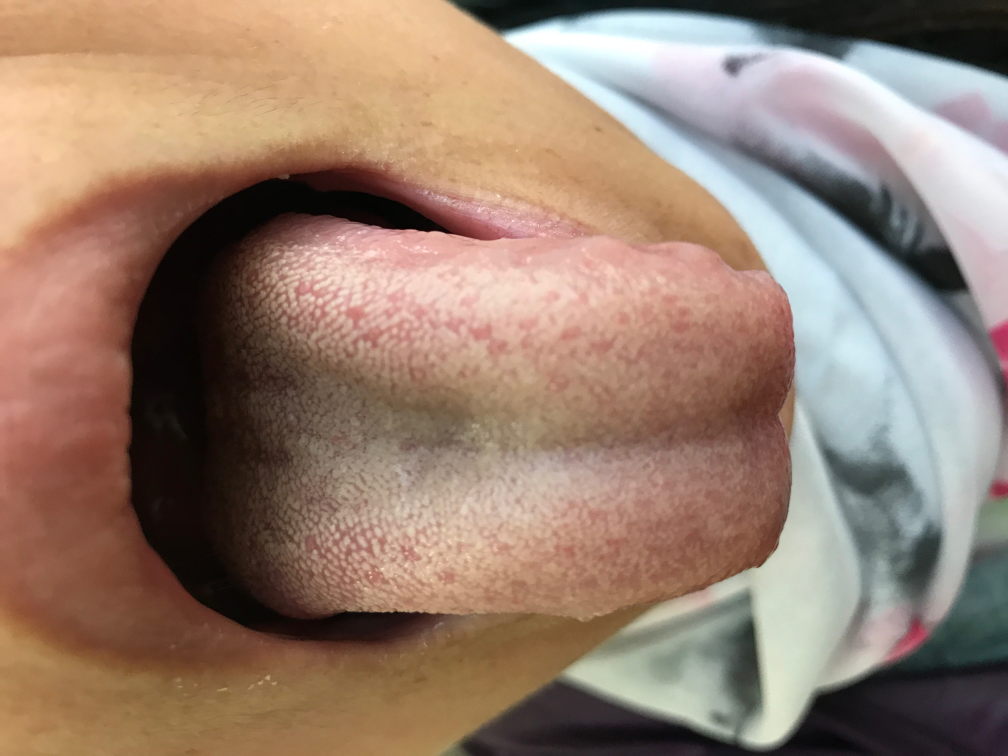
#> input picture web/imgs/0269常-黄-有2017111504.JPG, 4032 x 3024 px, given as the content of the folder ../data/, which was not available (shown at 1/4 size)
$ python dataPreprocess.py   (older library calls are emulated)
#> lines starting #> are read from the running program, lines starting #| are printed output that depends on the picture; pictures that were not available may be replaced by others from this repository, and a replacement may not be noted
### src/util.py
#!/usr/bin/env python
# -*- coding:utf-8 -*-

import numpy as np
import os.path
import subprocess
import os
import shutil
from scipy import misc
import time
import sys

n = '\n'
t = '\t'


def updateDir(dir):
    if os.path.exists(dir):
        shutil.rmtree(dir)
    time.sleep(0.5)
    os.mkdir(dir)


def removeFile(file):
    if os.path.exists(file):
        os.remove(file)


# [10 lines left out: functions url_download, dictGet, not called in this run]


def asyncShellCommand(command, log):
    subprocess.call('nohup ' + command + '>' + log + ' &', shell=True)


# [19 lines left out: functions dict2file, appendSystemPath, showImage, not called in this run]


def getImageMatrix(path):
    import matplotlib.image
    from PIL import Image
    x = matplotlib.image.imread(path)
#> x is the input picture: shape (3024, 4032, 3); mean R, G, B 152, 127.9, 112.3
    if x.shape[2]==4:   # 4 channels
        x = Image.open(path).convert("RGB")
        x = np.asarray(x, dtype=np.float32)
    return x

def matrix2image(m,path):
    misc.imsave(path, m)

# [15 lines left out: functions file2str, countOccurence, not called in this run]


def sortDict(dic):
    return [(k, dic[k]) for k in sorted(dic, key=dic.get)]


# [18 lines left out: functions file2set, list2file, not called in this run]


def file2list(path):
    read = open(path , encoding='utf-8')
    return [x.replace('\n', '').replace('\r', '') for x in read.readlines()]


# [6 lines left out: function str2file, not called in this run]


def getMatrix(rowNum, colNum):
    return [[0 for col in range(colNum)] for row in range(rowNum)]


# [17 lines left out: function command_run, not called in this run]


def list2str(list):
    return '[' + ','.join([str(e) for e in list]) + ']'


# [32 lines left out: functions sendEmail, getRandomInt, getHtmlSrc, not called in this run]

### src/dataPreprocess.py
# -*- coding: utf-8 -*-

from scipy import misc
from scipy import ndimage
import numpy as np
import util
import os


oriDir = '../data/'
tgtDir = '../processedData/'
imgLength = 512
compressRatio = 0.2
compressLen = int(imgLength * compressRatio)


def flipImageMatrix(img):
    flipped_img = np.ndarray(img.shape, dtype='uint8')
    flipped_img[:, :, 0] = np.fliplr(img[:, :, 0])
    flipped_img[:, :, 1] = np.fliplr(img[:, :, 1])
    flipped_img[:, :, 2] = np.fliplr(img[:, :, 2])
    return flipped_img


# [9 lines left out: function filterOnePic, not called in this run]


def preprocessImgMatrix(x):
    r_img = misc.imresize(x, [imgLength, imgLength], interp='nearest')
    r_img = r_img[compressLen:imgLength - compressLen,
                  compressLen:imgLength - compressLen]
#> r_img: shape (308, 308, 3)
    return r_img


labelTransDict = {'常': 'chang',
                  '黄': 'huang',
                  '红': 'hong',
                  '有': 'you',
                  '无': 'wu',
                  '紫': 'zi',
                  '白': 'bai'}


def transferLabel(label):
#> called with label = '常-黄-有'
    labels = label.split('-')
    for i in range(len(labels)):
        labels[i] = labelTransDict[labels[i]]
    return '-'.join(labels)


def augment(x, img_name):
    i = img_name.index('-')
    rimg = preprocessImgMatrix(x)
    label = img_name[i - 1:i + 4]
    label = transferLabel(label)
    # filterOnePic(rimg)  # 过滤
    for rotateIndex in range(4):
        misc.imsave(tgtDir + label + '-' + img_name[:i - 1] + '-' + str(rotateIndex) + '.jpg', rimg)
        misc.imsave(tgtDir + label + '-' + img_name[:i - 1] + '-r' + str(rotateIndex) + '.jpg',
                    flipImageMatrix(rimg))  # 镜像
        rimg = ndimage.rotate(rimg, 90)  # 翻转
#> this loop made 4 passes
#> pass 1, in augment, `misc.imsave(tgtDir + label + '-' + img_name[:i - 1] + '-r' + str(rotat..`:
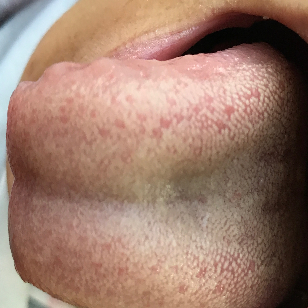
#> saved as chang-huang-you-0269-r0.jpg: PIL image 308x308 RGB; mean R, G, B 156.8, 124.3, 108.7


def processData():
    util.updateDir(tgtDir)
    for fn in os.listdir(oriDir):
        for imgName in os.listdir(oriDir + fn):
            imgPath = oriDir + fn + '/' + imgName
            print('processing' + imgPath)
            try:
                x = util.getImageMatrix(imgPath)
            except Exception as e:
                print('----ERROR----')
                continue
            augment(x, imgName)
            augment(ndimage.rotate(x, 45, reshape=False), '45_' + imgName)
#> in preprocessImgMatrix (call 2), `r_img = misc.imresize(x, [imgLength, imgLength], interp='nearest')`:
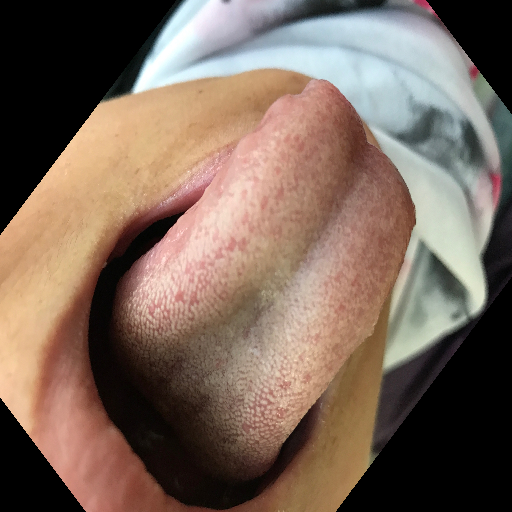
#> r_img: shape (512, 512, 3); mean of channels 0, 1, 2 124.2, 104.5, 91.7; drawn as R, G, B
#> in preprocessImgMatrix (call 2), `r_img = misc.imresize(x, [imgLength, imgLength], interp='nearest')`:
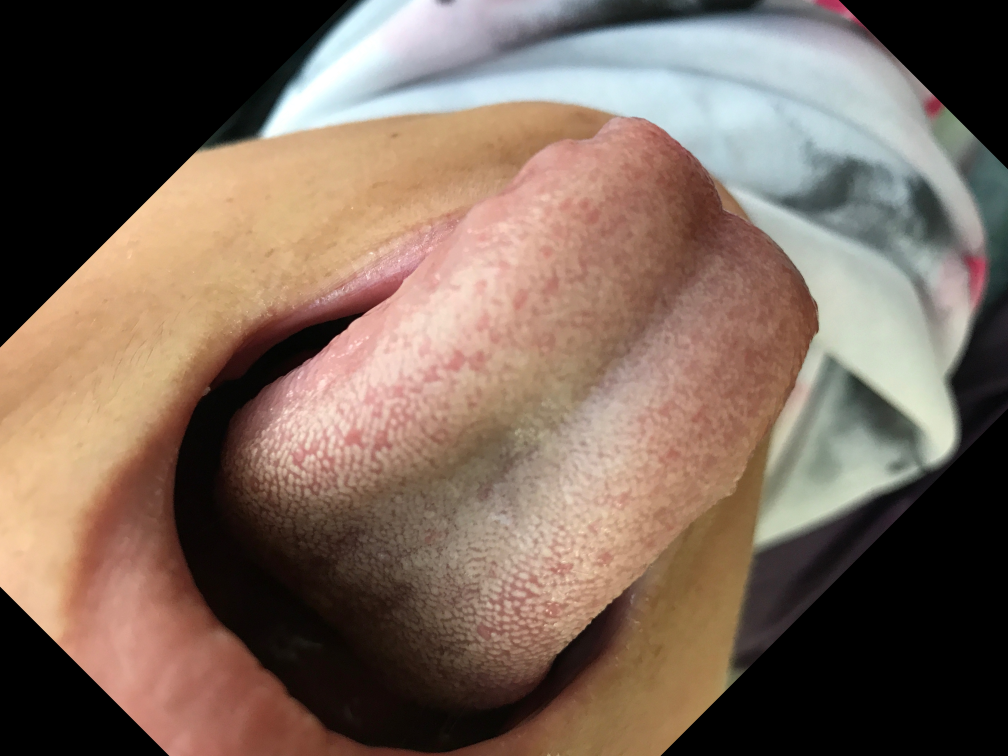
#> x: shape (3024, 4032, 3) (shown at 1/4 size); mean R, G, B 124.1, 104.5, 91.7
#> in preprocessImgMatrix (call 2), `r_img = r_img[compressLen:imgLength - compressLen, compressLen:imgLeng..`:
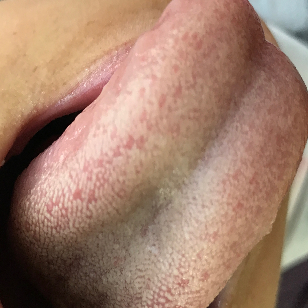
#> r_img: shape (308, 308, 3); mean of channels 0, 1, 2 161.7, 127.7, 108.6; drawn as R, G, B
#> the loop in augment (call 2), `for rotateIndex in range(4):` made 4 passes
#> pass 1, in augment (call 2), `misc.imsave(tgtDir + label + '-' + img_name[:i - 1] + '-r' + str(rotat..`:
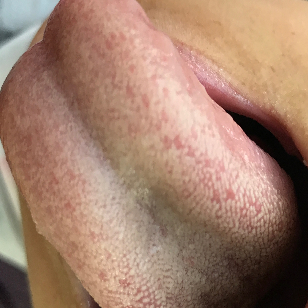
#> saved as chang-huang-you-45_0269-r0.jpg: PIL image 308x308 RGB; mean R, G, B 161.7, 127.7, 108.6
#> pass 1, in augment (call 2), `rimg = ndimage.rotate(rimg, 90)`:
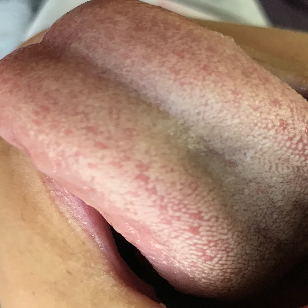
#> rimg: shape (308, 308, 3); mean of channels 0, 1, 2 161.7, 127.7, 108.6; drawn as R, G, B
#> pass 2, in augment (call 2), `rimg = ndimage.rotate(rimg, 90)`:
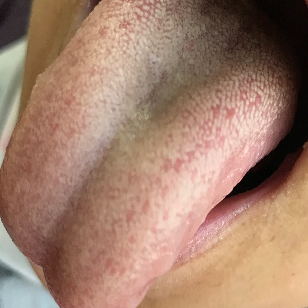
#> rimg: shape (308, 308, 3); mean of channels 0, 1, 2 161.7, 127.7, 108.6; drawn as R, G, B


# [95 lines left out: functions loadData, getFilterRange, filterPic, lookData, not called in this run]


if __name__ == '__main__':
    processData()
